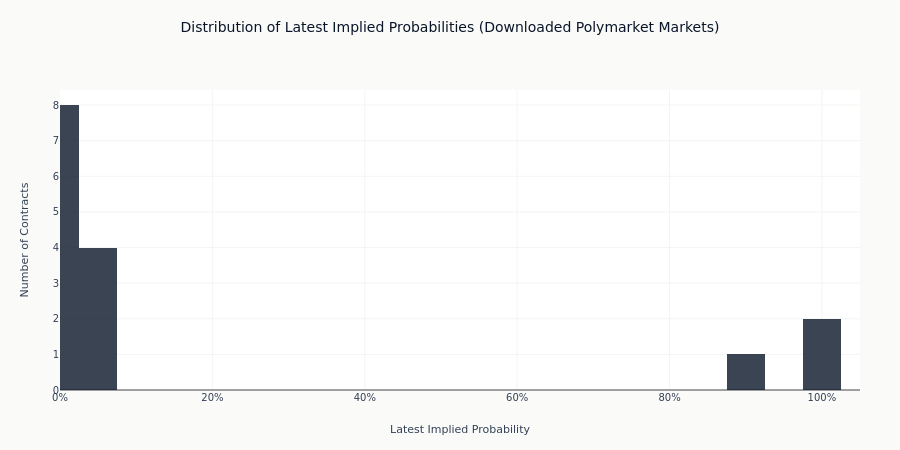

Notebook code for this chart:
### Markdown cell above
## 5. Implied Probability Distribution

The closing price is the market's implied probability of the event occurring.
We visualize the latest contract probabilities across the downloaded universe.

### Code cell
valid_prices = contracts.filter(pl.col("latest_prob").is_not_null())

fig = go.Figure()

fig.add_trace(
    go.Histogram(
        x=valid_prices["latest_prob"].to_list(),
        nbinsx=20,
        marker_color=COLORS["blue"],
        opacity=0.8,
    )
)

fig.update_layout(
    title=dict(
        text="Distribution of Latest Implied Probabilities (Downloaded Polymarket Markets)",
        y=0.95,
    ),
    xaxis_title="Latest Implied Probability",
    yaxis_title="Number of Contracts",
    xaxis=dict(tickformat=".0%", range=[0, 1.05]),
    height=450,
    margin=dict(t=90, b=60, l=60, r=40),
)

fig.show()

### Figure 1 — Plotly figure (JSON) as saved in the notebook; plotly's stock layout.template omitted (floating-point values rounded to 4 significant figures)
{"data": [{"marker": {"color": "#0a1628"}, "nbinsx": 20, "opacity": 0.8, "type": "histogram", "x": [0.91, 0.0045, 0.0035, 0.0015, 0.0445, 0.034, 0.9995, 0.0075, 0.9985, 0.0035, 0.0275, 0.0015, 0.0175, 0.0405, 0.0155]}], "layout": {"height": 450, "margin": {"b": 60, "l": 60, "r": 40, "t": 90}, "title": {"text": "Distribution of Latest Implied Probabilities (Downloaded Polymarket Markets)", "y": 0.95}, "xaxis": {"range": [0, 1.05], "tickformat": ".0%", "title": {"text": "Latest Implied Probability"}}, "yaxis": {"title": {"text": "Number of Contracts"}}}}
